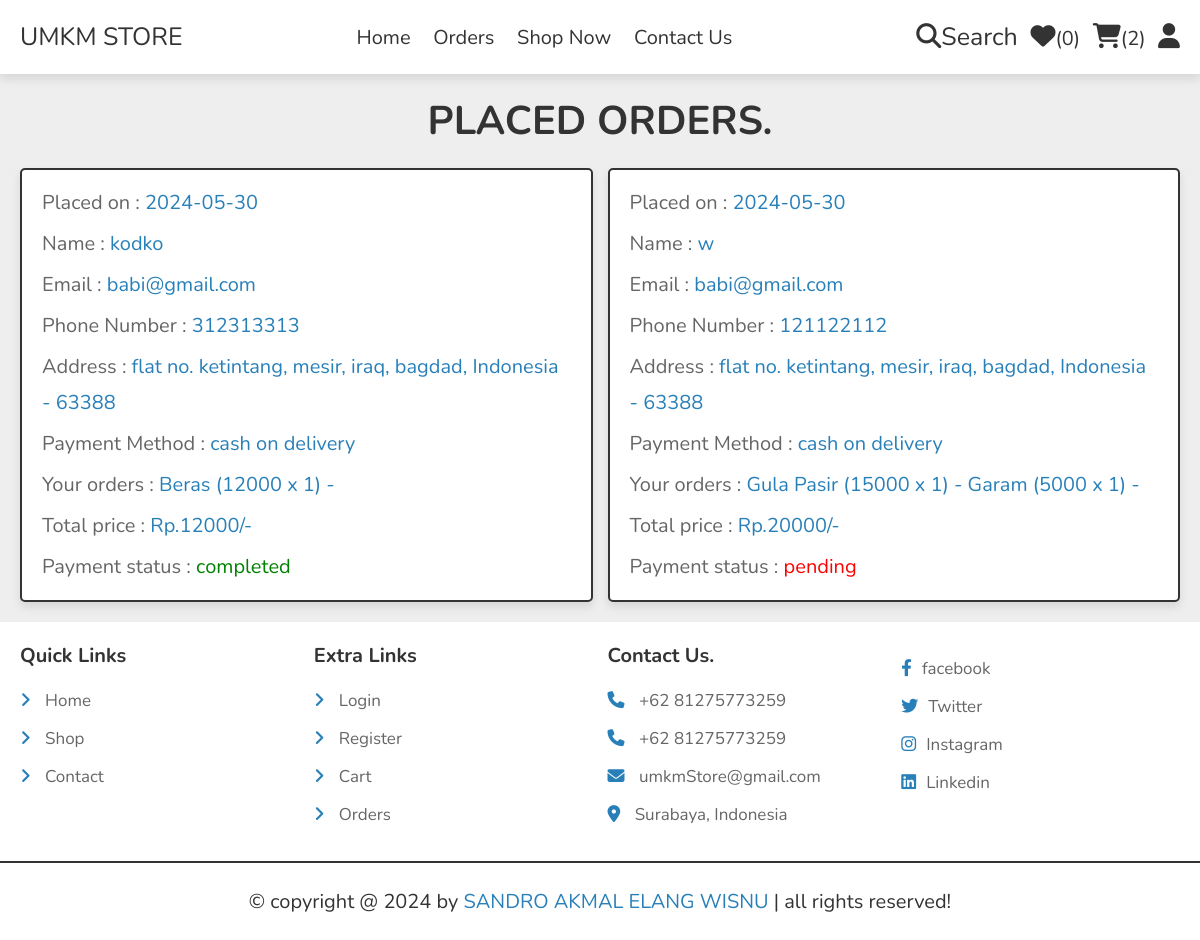
Screenshot of /orders.php (signed in) with the database file from the repository.
### tables this page shows
CREATE TABLE `orders` (
  `id` int(100) NOT NULL,
  `user_id` int(100) NOT NULL,
  `name` varchar(20) NOT NULL,
  `number` varchar(10) NOT NULL,
  `email` varchar(50) NOT NULL,
  `method` varchar(50) NOT NULL,
  `address` varchar(500) NOT NULL,
  `total_products` varchar(1000) NOT NULL,
  `total_price` int(100) NOT NULL,
  `placed_on` date NOT NULL DEFAULT current_timestamp(),
  `payment_status` varchar(20) NOT NULL DEFAULT 'pending'
);

### orders.php (the view, shortened to what this page needs)
<?php
include 'components/connect.php';
if(isset($_SESSION['user_id'])){
   $user_id = $_SESSION['user_id'];
}else{
   $user_id = '';
};
?>
<!DOCTYPE html>
<html lang="en">
<head>
   <link rel="stylesheet" href="https://cdnjs.cloudflare.com/ajax/libs/font-awesome/6.1.1/css/all.min.css">
   <link rel="stylesheet" href="css/style.css">
</head>
<body>
<?php include 'components/user_header.php'; ?>
<section class="orders">
   <h1 class="heading">Placed Orders.</h1>
   <div class="box-container">
   <?php
      if($user_id == ''){
         echo '<p class="empty">please login to see your orders</p>';
      }else{
         $select_orders = $conn->prepare("SELECT * FROM `orders` WHERE user_id = ?");
         $select_orders->execute([$user_id]);
         if($select_orders->rowCount() > 0){
            while($fetch_orders = $select_orders->fetch(PDO::FETCH_ASSOC)){
   ?>
   <div class="box">
      <p>Placed on : <span><?= $fetch_orders['placed_on']; ?></span></p>
      <p>Name : <span><?= $fetch_orders['name']; ?></span></p>
      <p>Email : <span><?= $fetch_orders['email']; ?></span></p>
      <p>Phone Number : <span><?= $fetch_orders['number']; ?></span></p>
      <p>Address : <span><?= $fetch_orders['address']; ?></span></p>
      <p>Payment Method : <span><?= $fetch_orders['method']; ?></span></p>
      <p>Your orders : <span><?= $fetch_orders['total_products']; ?></span></p>
      <p>Total price : <span>Rp.<?= $fetch_orders['total_price']; ?>/-</span></p>
      <p> Payment status : <span style="color:<?php if($fetch_orders['payment_status'] == 'pending'){ echo 'red'; }else{ echo 'green'; }; ?>"><?= $fetch_orders['payment_status']; ?></span> </p>
   </div>
   <?php
      }
      }else{
         echo '<p class="empty">no orders placed yet!</p>';
      }
      }
   ?>
   </div>
</section>
<?php include 'components/footer.php'; ?>
</body>
</html>

### css/style.css (style rules this page uses)
:root { --main-color:#2980b9; --orange:#f39c12; --red:#e74c3c; --black:#333; --white:#fff; --light-color:#666; --light-bg:#eee; --border:.2rem solid var(--black); --box-shadow:0 .5rem 1rem rgba(0,0,0,.1); }
* { font-family: 'Nunito', sans-serif; margin:0; padding:0; box-sizing: border-box; outline: none; border:none; text-decoration: none; }
html { font-size: 62.5%; overflow-x: hidden; }
body { background-color: var(--light-bg); }
section { padding:2rem; max-width: 1200px; margin:0 auto; }
.heading { font-size: 4rem; color:var(--black); margin-bottom: 2rem; text-align: center; text-transform: uppercase; }
.orders .box-container { display: flex; flex-wrap: wrap; gap:1.5rem; align-items: flex-start; }
.orders .box-container .box { padding:1rem 2rem; flex:1 1 40rem; border:var(--border); background-color: var(--white); box-shadow: var(--box-shadow); border-radius: .5rem; }
.orders .box-container .box p { margin:.5rem 0; line-height: 1.8; font-size: 2rem; color:var(--light-color); }
.orders .box-container .box p span { color:var(--main-color); }

### rows the page displays
orders: placed_on "2024-05-30", name "kodko", email "babi@gmail.com", number "312313313", address "flat no. ketintang, mesir, iraq, bagdad, Indonesia - 63388", method "cash on delivery", total_products "Beras (12000 x 1) -", total_price "12000", payment_status "completed"
orders: placed_on "2024-05-30", name "w", email "babi@gmail.com", number "121122112", address "flat no. ketintang, mesir, iraq, bagdad, Indonesia - 63388", method "cash on delivery", total_products "Gula Pasir (15000 x 1) - Garam (5000 x 1) -", total_price "20000", payment_status "pending"

### other values shown
$total_wishlist_counts "0"
$total_cart_counts "2"
